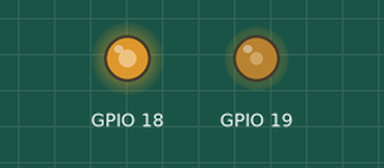
The program below on a simulated Raspberry Pi (BCM pin numbers). On the bench: output pins drawn as LEDs (lit = HIGH). At 0.0 s the program stops and its outputs stay as they are.

Above: at 0.1 s.
Timing chart, 0 to 1.5 s (numbered marks = the images above):
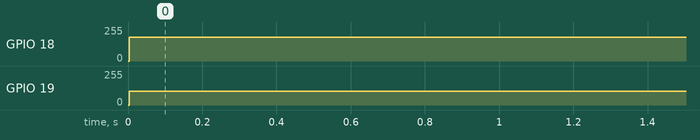

Measured:
- by itself, GPIO 18: 0/255 → 179/255 at 0.00 s
- by itself, GPIO 19: 0/255 → 102/255 at 0.00 s

The program:

raspberry_pi_pigpio_hw_pwm.py
```python
import pigpio
pi = pigpio.pi()

#PWMパラメータ
pwm_pin1 = 18 #PWM出力ピンを指定
pwm_pin2 = 19 #PWM出力ピンを指定
duty1 = 70 #デューティー比を%で指定
duty2 = 40 #デューティー比を%で指定
freq = 1000 #PWM周波数をHzで指定

#パラメータ変換
cnv_dutycycle1 = int((duty1 * 1000000 / 100))
cnv_dutycycle2 = int((duty2 * 1000000 / 100))

#PWMを出力
pi.hardware_PWM(pwm_pin1, freq, cnv_dutycycle1)
pi.hardware_PWM(pwm_pin2, freq, cnv_dutycycle2)
```
